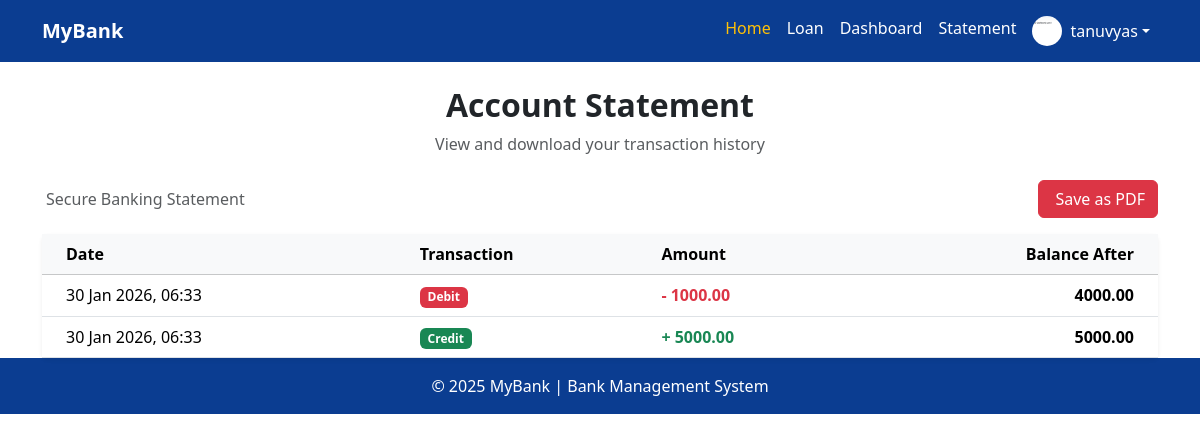
Screenshot of /statement/ (signed in) with the database file from the repository.
### accounts/models.py (models this page shows, shortened)
class Profile(models.Model):
    user = models.OneToOneField(User, on_delete=models.CASCADE)
    role = models.CharField(max_length=10, choices=(
        ('admin','Admin'),
        ('manager','Manager'),
        ('customer','Customer'),
    ),
    default='customer')
    branch = models.ForeignKey(
        Branch,
        on_delete=models.SET_NULL,
        null=True,
        blank=True
    )
    message = models.TextField(blank=True, null=True)
    balance = models.DecimalField(max_digits=10, decimal_places=2, default=0.00)
    reply = models.TextField(blank=True, null=True)
    upi_id = models.CharField(max_length=100, blank=True, null=True)
    image = models.ImageField(upload_to='profile_pics/', default='default_profile.png', blank=True)
    disable_request = models.BooleanField(default=False)
    disable_approved = models.BooleanField(default=False)

### statement/models.py (models this page shows, shortened)
class Statement(models.Model):
    TRANSACTION_TYPE = (
        ('credit', 'Credit'),
        ('debit', 'Debit'),
    )
    customer = models.ForeignKey(Profile, on_delete=models.CASCADE)
    transaction_type = models.CharField(max_length=6, choices=TRANSACTION_TYPE)
    amount = models.DecimalField(max_digits=10, decimal_places=2)
    balance_after = models.DecimalField(max_digits=10, decimal_places=2)
    created_at = models.DateTimeField(auto_now_add=True)

### statement/views.py (the view)
# urls.py: path('statement/', views.customer_statement, name='customer_statement'),
@login_required
def customer_statement(request):
    customer = Profile.objects.get(user=request.user)
    statements = Statement.objects.filter(
        customer=customer
    ).order_by('-created_at')
    return render(request, 'customer/customer_statement.html', {
        'statements': statements
    })

### templates/customer/customer_statement.html (shortened to what this page needs)
{% extends 'base.html' %} {% block content %}
<div class="container mt-4">
  <div class="text-center mb-4">
    <h2 class="fw-bold">Account Statement</h2>
    <p class="text-muted">View and download your transaction history</p>
  </div>
  <div class="d-flex justify-content-between align-items-center mb-3">
    <span class="text-muted">
       Secure Banking Statement
    </span>
    <a href="{% url 'download_statement_pdf' %}" class="btn btn-danger">
       Save as PDF
    </a>
  </div>
  <div class="card shadow-sm border-0">
    <div class="card-body p-0">
      <div class="table-responsive">
        <table class="table table-hover align-middle mb-0">
          <thead class="table-light">
            <tr>
              <th class="ps-4">Date</th>
              <th>Transaction</th>
              <th>Amount</th>
              <th class="text-end pe-4">Balance After</th>
            </tr>
          </thead>
          <tbody>
            {% for s in statements %}
            <tr>
              <td class="ps-4">{{ s.created_at|date:"d M Y, H:i" }}</td>
              <td>
                <span
                  class="badge {% if s.transaction_type == 'credit' %} bg-success {% else %} bg-danger {% endif %}"
                >
                  {{ s.transaction_type|title }}
                </span>
              </td>
              <td>
                {% if s.transaction_type == 'credit' %}
                <span class="text-success fw-semibold">+ {{ s.amount }}</span>
                {% else %}
                <span class="text-danger fw-semibold">- {{ s.amount }}</span>
                {% endif %}
              </td>
              <td class="text-end pe-4 fw-semibold">{{ s.balance_after }}</td>
            </tr>
            {% empty %}
            <tr>
              <td colspan="4" class="text-center text-muted py-4">
                No transactions found
              </td>
            </tr>
            {% endfor %}
          </tbody>
        </table>
      </div>
    </div>
  </div>
</div>
{% endblock %}

### templates/base.html (shortened to what this page needs)
{% load static %}
<!DOCTYPE html>
<html lang="en">
  <head>
    <link
      href="https://cdn.jsdelivr.net/npm/bootstrap@5.3.2/dist/css/bootstrap.min.css"
      rel="stylesheet"
    />
  </head>
  <body>
    <nav class="navbar navbar-expand-lg navbar-dark">
      <div class="container">
        <a class="navbar-brand fw-bold" href="{% url 'home' %}">MyBank</a>
        <div class="collapse navbar-collapse" id="navbarNav">
          <ul class="navbar-nav ms-auto">
            <li class="nav-item">
              <a class="nav-link active" href="{% url 'home' %}">Home</a>
            </li>
            <li class="nav-item">
              <a class="nav-link" href="{% url 'home_loan' %}">Loan</a>
            </li>
            {% if user.is_authenticated %}
            <li class="nav-item">
              <a class="nav-link" href="{% url 'open_accounts' %}">Dashboard</a>
            </li>
            {% if user.profile.role == 'customer' %}
            <li class="nav-item">
              <a class="nav-link" href="{% url 'customer_statement' %}"
                >Statement</a
              >
            </li>
            {% endif %} {% endif %}
            {% if user.is_authenticated %}
            <li class="nav-item dropdown">
              <a
                class="nav-link dropdown-toggle d-flex align-items-center"
                href="#"
                id="userDropdown"
                role="button"
                data-bs-toggle="dropdown"
              >
                {% if user.profile.image %}
                <img
                  src="{{ user.profile.image.url }}"
                  alt="Profile Image"
                  class="rounded-circle me-2 profile-img"
                />
                {% else %}
                <img
                  src="{% static 'profile_pics/default.png' %}"
                  alt="Default Profile"
                  class="rounded-circle me-2 profile-img"
                />
                {% endif %} {{ user.username }}
              </a>
            </li>
            {% endif %}
          </ul>
        </div>
      </div>
    </nav>
    {% block content %}{% endblock %}
    <footer class="text-center py-3">
      <p class="mb-0">© 2025 MyBank | Bank Management System</p>
    </footer>
  </body>
</html>

### templates/base.html (style rules this page uses)
body { font-family: "Segoe UI", sans-serif; }
footer { background-color: #0b3d91; color: white; }
.navbar { background-color: #0b3d91; }
.navbar .nav-link, .navbar .navbar-brand { color: #ffffff; }
.navbar .nav-link:hover, .navbar .nav-link.active { color: #ffc107; }
.profile-img { width: 30px; height: 30px; object-fit: cover; }

### rows the page displays
Statement: created_at "30 Jan 2026, 06:33", transaction_type "Debit", amount "1000.00", balance_after "4000.00"
Statement: created_at "30 Jan 2026, 06:33", transaction_type "Credit", amount "5000.00", balance_after "5000.00"

### other values shown
{{ user.username }} "tanuvyas"
